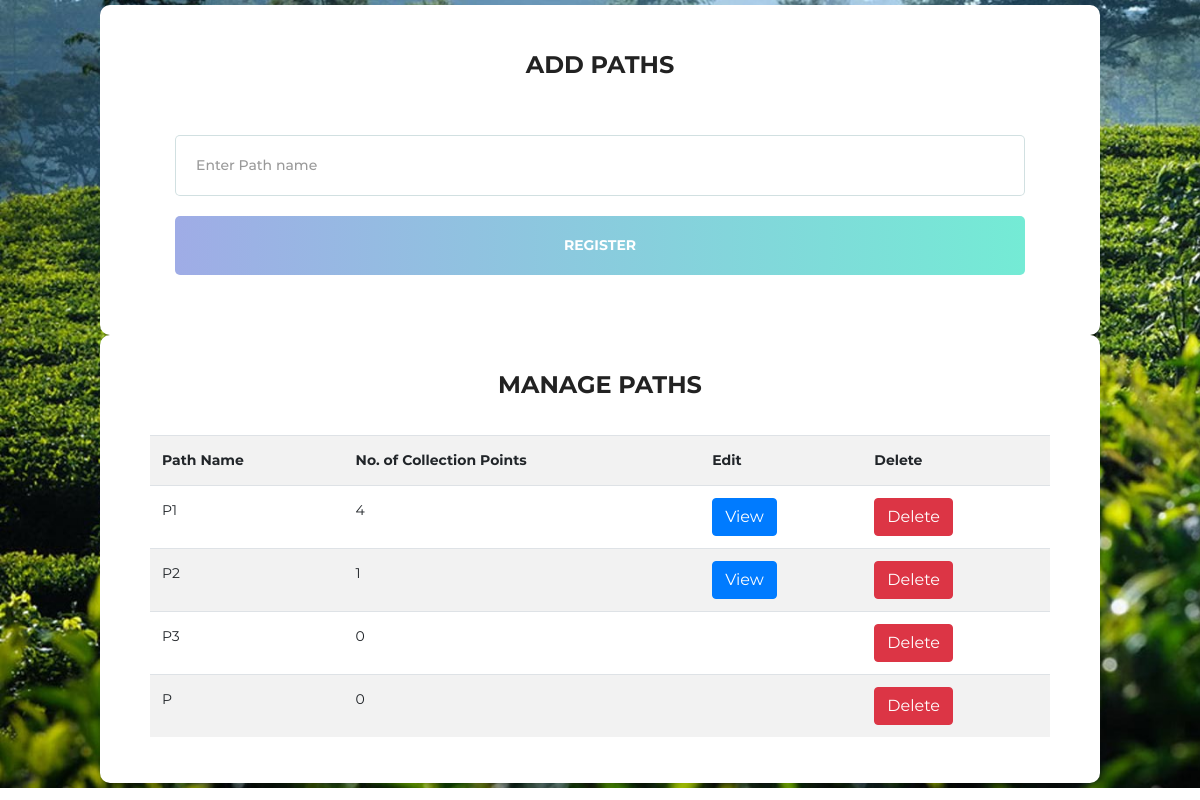
Screenshot of /DashboardCodeIgneter/index.php/path/Path_ViewAll with the database file from the repository.
### tables this page shows
CREATE TABLE `path` (
  `path_id` int(11) NOT NULL,
  `path_name` varchar(25) NOT NULL
);

### DashboardCodeIgneter/application/controllers/Path.php (called while the page is built, shortened)
<?php
class Path extends CI_Controller
{
    function Path_ViewAll()
    {
        $this->load->model('Path_Model');
        $paths = $this->Path_Model->all();
        $data['paths'] = $paths;
        $this->load->view('manage_paths', $data);
    }
}

### DashboardCodeIgneter/index.php (called while the page is built, shortened)
<?php
require_once BASEPATH.'core/CodeIgniter.php';

### DashboardCodeIgneter/application/models/Path_Model.php (called while the page is built, shortened)
<?php
class Path_Model extends CI_model
{
	function all()
	{
		$this->db
			->select('p.path_id, p.path_name, COUNT(cp.path_id) as cp_count')
			->from('path p')
            ->join('collection_point cp', 'cp.path_id = p.path_id', 'left')
            ->group_by('p.path_id');
		return $this->db->get()->result_array();
	}
}

### DashboardCodeIgneter/application/views/manage_paths.php (the view, shortened to what this page needs)
<!DOCTYPE html>
<html lang="en">
<head>
    <link rel="stylesheet" href="<?php echo base_url(); ?>assets/fonts/material-icon/css/material-design-iconic-font.min.css">
    <link class="one" rel="stylesheet" href="https://stackpath.bootstrapcdn.com/bootstrap/4.3.1/css/bootstrap.min.css">
    <link class="second" rel="stylesheet" href="<?php echo base_url(); ?>assets/css/style.css">
</head>
<body>
    <div class="main">
        <section class="signup">
            <div class="container2">
                <div class="signup-content">
                    <form method="POST" id="patht_registration_form" class="signup-form" action="">
                        <h2 class="form-title">Add Paths</h2>
                        <div class="form-group">
                            <input type="text" class="form-input" name="path_name" id="path_name" placeholder="Enter Path name" />
                        </div>
                        <div class="form-group">
                            <input type="submit" name="register" id="register" class="form-submit" value="Register" />
                        </div>
                    </form>
                </div>
                <div class="table-content">
                    <h2 class="form-title">Manage Paths</h2>
                    <div class="row">
                        <div class="col-md-12">
                            <table class="table table-striped">
                                <tr>
                                    <th>Path Name</th>
                                    <th>No. of Collection Points</th>
                                    <th>Edit</th>
                                    <th>Delete</th>
                                </tr>
                                <div class="overflow-auto">
                                    <?php if (!empty($paths)) {
                                        foreach ($paths as $path) { ?>
                                            <td><?php echo $path['path_name'] ?></td>
                                            <td><?php echo $path['cp_count'] ?></td>
                                            <td>
                                            <?php if($path['cp_count'] > 0) { ?>
                                                <a href="<?php echo base_url() . 'Path/viewPath/' . $path['path_id'] ?>" class="btn btn-primary">View
                                                <?php }?>
                                            </td>
                                            <td> <a href="<?php echo base_url() . 'Path/deletePath/' . $path['path_id'] ?>" class="btn btn-danger">Delete</td>
                                        <?php }
                                    } else { ?>
                                        <tr>
                                            <td colspan="5">Records not found</td>
                                        </tr>
                                    <?php } ?>
                                </div>
                            </table>
                        </div>
                    </div>
                </div>
        </section>
    </div>
</body>
</html>

### DashboardCodeIgneter/assets/css/style.css (style rules this page uses)
input, select, textarea { outline: none; appearance: unset !important; -moz-appearance: unset !important; -webkit-appearance: unset !important; -o-appearance: unset !important; -ms-appearance: unset !important; }
h2 { line-height: 1.66; margin: 0; padding: 0; font-weight: 900; color: #222; font-family: 'Montserrat'; font-size: 24px; text-transform: uppercase; text-align: center; margin-bottom: 30px; }
body { font-size: 14px; line-height: 1.8; color: #222; font-weight: 400; font-family: 'Montserrat'; background-image: url("../images/signup-bg.jpg"); background-repeat: no-repeat; background-size: cover; -moz-background-size: cover; -webkit-background-size: cover; -o-background-size: cover; -ms-background-size: cover; padding: 5px; }
.container2 { width:1000px; position: relative; margin: 0 auto; }
.signup-content { background: #FFFF; border-radius: 10px; -moz-border-radius: 10px; -webkit-border-radius: 10px; -o-border-radius: 10px; -ms-border-radius: 10px; padding: 40px 75px; }
.table-content { background: #FFFF; border-radius: 10px; -moz-border-radius: 10px; -webkit-border-radius: 10px; -o-border-radius: 10px; -ms-border-radius: 10px; padding: 30px 50px; }
.form-group { overflow: hidden; margin-bottom: 20px; }
.form-input { width: 100%; border: 1px solid #1f686e34; border-radius: 5px; -moz-border-radius: 5px; -webkit-border-radius: 5px; -o-border-radius: 5px; -ms-border-radius: 5px; padding: 17px 20px; box-sizing: border-box; font-size: 14px; font-weight: 400; color: #222; }
.form-submit { width: 100%; border-radius: 5px; -moz-border-radius: 5px; -webkit-border-radius: 5px; -o-border-radius: 5px; -ms-border-radius: 5px; padding: 17px 20px; box-sizing: border-box; font-size: 14px; font-weight: 700; color: #fff; text-transform: uppercase; border: none; background-image: -moz-linear-gradient(to left, #74ebd5, #9face6); background-image: -ms-linear-gradient(to left, #74ebd5, #9face6); background-image: -o-linear-gradient(to left, #74ebd5, #9face6); background-image: -webkit-linear-gradient(to left, #74ebd5, #9face6); background-image: linear-gradient(to left, #74ebd5, #9face6); }

### rows the page displays
path: path_name "P1", cp_count "4"
path: path_name "P2", cp_count "1"
path: path_name "P3", cp_count "0"
path: path_name "P", cp_count "0"
